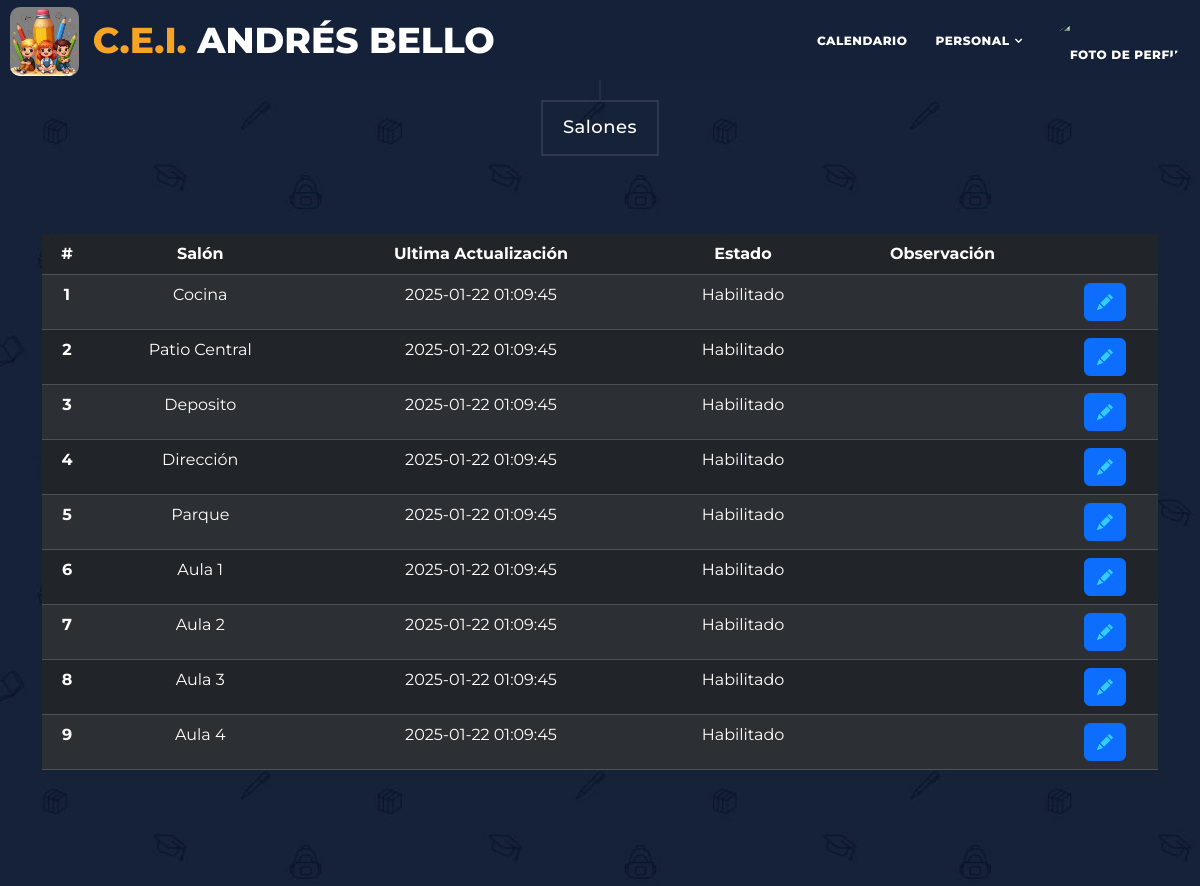
Page /sistema/salones.php (signed in) on the committed database.
### tables this page shows
CREATE TABLE `detlaula` (
  `daulacod` varchar(32) NOT NULL DEFAULT replace(convert(uuid() using utf8mb4), '-', ''),
  `aulacodg` varchar(32) NOT NULL,
  `dauladia` timestamp NOT NULL DEFAULT current_timestamp(),
  `daulastt` varchar(15) NOT NULL,
  `daulaobv` varchar(100) DEFAULT NULL
);

CREATE TABLE `tablaula` (
  `aulacodg` varchar(32) NOT NULL DEFAULT replace(convert(uuid() using utf8mb4), '-', ''),
  `aulanomb` varchar(15) NOT NULL
);

### sistema/salones.php (the view, shortened to what this page needs)
<!DOCTYPE html>
<html lang="es">
<head>
    <link rel="stylesheet" href="../assets/css/salones.css">
    <link rel="stylesheet" href="../assets/css/inicio.css">
    <link rel="stylesheet" href="../assets/css/cabecera2.css">
    <link rel="stylesheet" href="../assets/bootstrap-5.3.3-dist/css/bootstrap.min.css">
    <link rel="stylesheet" href="../assets/css/fontawesome.css">
    <link rel="stylesheet" href="../assets/css/templatemo-grad-school-ext.css">
    <link rel="stylesheet" href="../assets/css/owl.css">
    <link rel="stylesheet" href="../assets/css/lightbox.css">
</head>
<body>
    <?php
    require "./navbar.php";
    ?>
    <section id="salones" class="section why-us" data-section="section2">
        <div class="container">
            <div class="row">
                <div class="col-md-12">
                    <div class="section-heading">
                        <h2>Salones</h2>
                    </div>
                </div>
                <div class="col-md-12">
                    <div id='tabs'>
                        <table class="table table-striped table-dark">
                            <thead>
                                <tr>
                                    <th scope="col">#</th>
                                    <th scope="col">Salón</th>
                                    <th scope="col">Ultima Actualización</th>
                                    <th scope="col">Estado</th>
                                    <th scope="col">Observación</th>
                                    <th scope="col"></th>
                                </tr>
                            </thead>
                            <tbody>
                                <?php
                                $sql = $database->prepare("SELECT d.daulacod, a.aulanomb, d.dauladia, d.daulastt, d.daulaobv FROM detlaula AS d, tablaula AS a WHERE a.aulacodg = d.aulacodg");
                                $sql->execute();
                                $aulas = $sql->get_result();
                                $html = "";
                                $n = 1;
                                while ($aula = $aulas->fetch_assoc()) {
                                    $html .= '<tr>';
                                    $html .= '<th scope="row">' . $n . '</th>';
                                    $html .= '<td>' . $aula['aulanomb'] . '</td>';
                                    $html .= '<td>' . $aula['dauladia'] . '</td>';
                                    $html .= '<td>' . $aula['daulastt'] . '</td>';
                                    $html .= '<td>' . $aula['daulaobv'] . '</td>';
                                    $html .= '<td><button type="button" class="btn btn-primary">';
                                    $html .= '<a href="./CRUD/salones.php?detalle=' . $aula['daulacod'] . '">';
                                    $html .= '<svg xmlns="http://www.w3.org/2000/svg" width="16" height="16" fill="currentColor" class="bi bi-pencil-fill" viewBox="0 0 16 16">';
                                    $html .= '<path d="M12.854.146a.5.5 0 0 0-.707 0L10.5 1.793 14.207 5.5l1.647-1.646a.5.5 0 0 0 0-.708zm.646 6.061L9.793 2.5 3.293 9H3.5a.5.5 0 0 1 .5.5v.5h.5a.5.5 0 0 1 .5.5v.5h.5a.5.5 0 0 1 .5.5v.5h.5a.5.5 0 0 1 .5.5v.207zm-7.468 7.468A.5.5 0 0 1 6 13.5V13h-.5a.5.5 0 0 1-.5-.5V12h-.5a.5.5 0 0 1-.5-.5V11h-.5a.5.5 0 0 1-.5-.5V10h-.5a.5.5 0 0 1-.175-.032l-.179.178a.5.5 0 0 0-.11.168l-2 5a.5.5 0 0 0 .65.65l5-2a.5.5 0 0 0 .168-.11z" />';
                                    $html .= '</svg></a></button></td>';
                                    $html .= '</tr>';
                                    $n++;
                                };
                                echo $html;
                                ?>
                            </tbody>
                        </table>
                    </div>
                </div>
            </div>
        </div>
    </section>
</body>
</html>

### assets/css/salones.css (style rules this page uses)
#salones { min-height: 700px; }

### assets/css/templatemo-grad-school-ext.css (style rules this page uses)
body { font-family: "Montserrat", sans-serif; }
a { color: #3cf; text-decoration: none; }
.section-heading { text-align: center; margin-bottom: 70px; }
.section-heading h2:before { width: 1px; height: 100px; background-color: rgba(250, 250, 250, 0.1); position: absolute; top: -102px; content: ""; left: 50%; transform: translate(-50%); }
.section-heading h2 { margin-top: 100px; position: relative; font-size: 18px; font-weight: 500; color: #fff; letter-spacing: 0.5px; display: inline-block; padding: 15px 20px; border: 2px solid rgba(250, 250, 250, 0.1); }
section.why-us { background-image: url(../images/choosing-bg.jpg); background-color: #172238; background-repeat: no-repeat; background-size: cover; padding-bottom: 100px; }
#tabs { text-align: center; }

### rows in the picture
detlaula: aulacodg.aulanomb "Cocina", dauladia "2025-01-22 01:09:45", daulastt "Habilitado"
detlaula: aulacodg.aulanomb "Patio Central", dauladia "2025-01-22 01:09:45", daulastt "Habilitado"
detlaula: aulacodg.aulanomb "Deposito", dauladia "2025-01-22 01:09:45", daulastt "Habilitado"
detlaula: aulacodg.aulanomb "Dirección", dauladia "2025-01-22 01:09:45", daulastt "Habilitado"
detlaula: aulacodg.aulanomb "Parque", dauladia "2025-01-22 01:09:45", daulastt "Habilitado"
detlaula: aulacodg.aulanomb "Aula 1", dauladia "2025-01-22 01:09:45", daulastt "Habilitado"
detlaula: aulacodg.aulanomb "Aula 2", dauladia "2025-01-22 01:09:45", daulastt "Habilitado"
detlaula: aulacodg.aulanomb "Aula 3", dauladia "2025-01-22 01:09:45", daulastt "Habilitado"
detlaula: aulacodg.aulanomb "Aula 4", dauladia "2025-01-22 01:09:45", daulastt "Habilitado"
